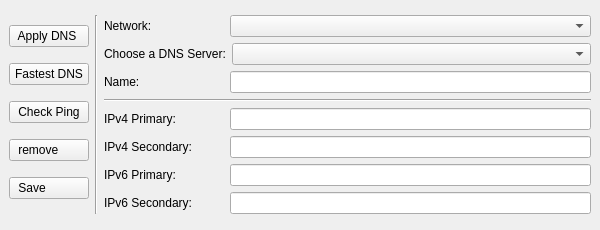
<?xml version="1.0" encoding="UTF-8"?>
<ui version="4.0">
 <class>MainWindow</class>
 <widget class="QMainWindow" name="MainWindow">
  <property name="geometry">
   <rect>
    <x>0</x>
    <y>0</y>
    <width>600</width>
    <height>230</height>
   </rect>
  </property>
  <property name="minimumSize">
   <size>
    <width>600</width>
    <height>230</height>
   </size>
  </property>
  <property name="maximumSize">
   <size>
    <width>600</width>
    <height>230</height>
   </size>
  </property>
  <property name="windowTitle">
   <string>DNS Changer</string>
  </property>
  <property name="iconSize">
   <size>
    <width>24</width>
    <height>24</height>
   </size>
  </property>
  <widget class="QWidget" name="centralwidget">
   <property name="maximumSize">
    <size>
     <width>16777215</width>
     <height>16777215</height>
    </size>
   </property>
   <layout class="QGridLayout" name="gridLayout_2">
    <item row="0" column="1">
     <widget class="Line" name="line">
      <property name="orientation">
       <enum>Qt::Vertical</enum>
      </property>
     </widget>
    </item>
    <item row="0" column="0">
     <layout class="QVBoxLayout" name="verticalLayout">
      <item>
       <widget class="QPushButton" name="apply_button">
        <property name="cursor">
         <cursorShape>PointingHandCursor</cursorShape>
        </property>
        <property name="layoutDirection">
         <enum>Qt::LeftToRight</enum>
        </property>
        <property name="styleSheet">
         <string notr="true">text-align: left; padding: 3px 5px;</string>
        </property>
        <property name="text">
         <string> Apply DNS</string>
        </property>
        <property name="iconSize">
         <size>
          <width>20</width>
          <height>24</height>
         </size>
        </property>
       </widget>
      </item>
      <item>
       <widget class="QPushButton" name="fastest_button">
        <property name="cursor">
         <cursorShape>PointingHandCursor</cursorShape>
        </property>
        <property name="styleSheet">
         <string notr="true">text-align: left; padding: 3px 5px;</string>
        </property>
        <property name="text">
         <string>Fastest DNS</string>
        </property>
        <property name="iconSize">
         <size>
          <width>21</width>
          <height>24</height>
         </size>
        </property>
       </widget>
      </item>
      <item>
       <widget class="QPushButton" name="ping_button">
        <property name="cursor">
         <cursorShape>PointingHandCursor</cursorShape>
        </property>
        <property name="styleSheet">
         <string notr="true">text-align: left; padding: 3px 5px;</string>
        </property>
        <property name="text">
         <string> Check Ping</string>
        </property>
        <property name="iconSize">
         <size>
          <width>21</width>
          <height>24</height>
         </size>
        </property>
       </widget>
      </item>
      <item>
       <widget class="QPushButton" name="remove_button">
        <property name="cursor">
         <cursorShape>PointingHandCursor</cursorShape>
        </property>
        <property name="styleSheet">
         <string notr="true">text-align: left; padding: 3px 5px;</string>
        </property>
        <property name="text">
         <string> remove</string>
        </property>
        <property name="iconSize">
         <size>
          <width>21</width>
          <height>24</height>
         </size>
        </property>
       </widget>
      </item>
      <item>
       <widget class="QPushButton" name="save_button">
        <property name="cursor">
         <cursorShape>PointingHandCursor</cursorShape>
        </property>
        <property name="styleSheet">
         <string notr="true">text-align: left; padding: 3px 5px;</string>
        </property>
        <property name="text">
         <string> Save</string>
        </property>
        <property name="iconSize">
         <size>
          <width>21</width>
          <height>24</height>
         </size>
        </property>
       </widget>
      </item>
     </layout>
    </item>
    <item row="0" column="2">
     <layout class="QVBoxLayout" name="verticalLayout_2" stretch="1,1,1,0,3">
      <property name="sizeConstraint">
       <enum>QLayout::SetDefaultConstraint</enum>
      </property>
      <item>
       <layout class="QGridLayout" name="gridLayout_5" columnstretch="4,12" columnminimumwidth="0,0">
        <item row="0" column="0">
         <widget class="QLabel" name="label_2">
          <property name="text">
           <string>Network:</string>
          </property>
         </widget>
        </item>
        <item row="0" column="1">
         <widget class="QComboBox" name="network_selection"/>
        </item>
       </layout>
      </item>
      <item>
       <layout class="QGridLayout" name="gridLayout_4" rowstretch="0,0,0" columnstretch="4,12">
        <item row="1" column="1">
         <widget class="QComboBox" name="dns_selection_combo_box">
          <property name="cursor">
           <cursorShape>PointingHandCursor</cursorShape>
          </property>
         </widget>
        </item>
        <item row="1" column="0">
         <widget class="QLabel" name="label">
          <property name="text">
           <string>Choose a DNS Server:</string>
          </property>
         </widget>
        </item>
       </layout>
      </item>
      <item>
       <layout class="QGridLayout" name="gridLayout_3" columnstretch="4,12">
        <item row="0" column="0">
         <widget class="QLabel" name="label_5">
          <property name="text">
           <string>Name:</string>
          </property>
         </widget>
        </item>
        <item row="0" column="1">
         <widget class="QLineEdit" name="name_line_edit">
          <property name="enabled">
           <bool>true</bool>
          </property>
         </widget>
        </item>
       </layout>
      </item>
      <item>
       <widget class="Line" name="line_2">
        <property name="orientation">
         <enum>Qt::Horizontal</enum>
        </property>
       </widget>
      </item>
      <item>
       <layout class="QGridLayout" name="gridLayout" rowstretch="0,0,0,0,0,0,0" columnstretch="4,0,12,0" columnminimumwidth="0,0,0,0">
        <item row="4" column="2">
         <widget class="QLineEdit" name="ipv6_secondary_line_edit"/>
        </item>
        <item row="3" column="2">
         <widget class="QLineEdit" name="ipv6_primary_line_edit"/>
        </item>
        <item row="2" column="2">
         <widget class="QLineEdit" name="ipv4_secondary_line_edit"/>
        </item>
        <item row="3" column="0">
         <widget class="QLabel" name="ipv6_primary_label">
          <property name="text">
           <string>IPv6 Primary:</string>
          </property>
         </widget>
        </item>
        <item row="4" column="0">
         <widget class="QLabel" name="ipv6_secondary_label">
          <property name="text">
           <string>IPv6 Secondary:</string>
          </property>
         </widget>
        </item>
        <item row="1" column="0">
         <widget class="QLabel" name="ipv4_primary_label">
          <property name="text">
           <string>IPv4 Primary:</string>
          </property>
         </widget>
        </item>
        <item row="2" column="0">
         <widget class="QLabel" name="ipv4_secondary_label">
          <property name="text">
           <string>IPv4 Secondary:</string>
          </property>
         </widget>
        </item>
        <item row="1" column="2">
         <widget class="QLineEdit" name="ipv4_primary_line_edit">
          <property name="enabled">
           <bool>true</bool>
          </property>
         </widget>
        </item>
       </layout>
      </item>
     </layout>
    </item>
   </layout>
  </widget>
 </widget>
 <resources/>
 <connections/>
</ui>
